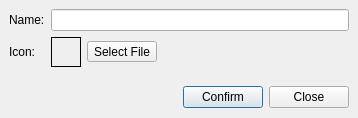
<?xml version="1.0" encoding="UTF-8"?>
<ui version="4.0">
 <class>AddEditIfTypeWindow</class>
 <widget class="QDialog" name="AddEditIfTypeWindow">
  <property name="windowModality">
   <enum>Qt::WindowModal</enum>
  </property>
  <property name="geometry">
   <rect>
    <x>0</x>
    <y>0</y>
    <width>358</width>
    <height>118</height>
   </rect>
  </property>
  <property name="windowTitle">
   <string>Dialog</string>
  </property>
  <property name="modal">
   <bool>true</bool>
  </property>
  <layout class="QVBoxLayout" name="verticalLayout">
   <property name="spacing">
    <number>0</number>
   </property>
   <property name="leftMargin">
    <number>0</number>
   </property>
   <property name="topMargin">
    <number>0</number>
   </property>
   <property name="rightMargin">
    <number>0</number>
   </property>
   <property name="bottomMargin">
    <number>0</number>
   </property>
   <item>
    <widget class="QWidget" name="form" native="true">
     <property name="styleSheet">
      <string notr="true"/>
     </property>
     <layout class="QGridLayout" name="gridLayout">
      <item row="0" column="1">
       <widget class="QLineEdit" name="editName"/>
      </item>
      <item row="0" column="0">
       <widget class="QLabel" name="label">
        <property name="text">
         <string>Name:</string>
        </property>
       </widget>
      </item>
      <item row="1" column="0">
       <widget class="QLabel" name="label_2">
        <property name="text">
         <string>Icon:</string>
        </property>
       </widget>
      </item>
      <item row="1" column="1">
       <widget class="QWidget" name="widget" native="true">
        <layout class="QHBoxLayout" name="horizontalLayout_2">
         <property name="leftMargin">
          <number>0</number>
         </property>
         <property name="topMargin">
          <number>0</number>
         </property>
         <property name="rightMargin">
          <number>0</number>
         </property>
         <property name="bottomMargin">
          <number>0</number>
         </property>
         <item>
          <widget class="QLabel" name="labelIcon">
           <property name="sizePolicy">
            <sizepolicy hsizetype="MinimumExpanding" vsizetype="Preferred">
             <horstretch>0</horstretch>
             <verstretch>0</verstretch>
            </sizepolicy>
           </property>
           <property name="minimumSize">
            <size>
             <width>30</width>
             <height>30</height>
            </size>
           </property>
           <property name="maximumSize">
            <size>
             <width>30</width>
             <height>30</height>
            </size>
           </property>
           <property name="frameShape">
            <enum>QFrame::Box</enum>
           </property>
           <property name="text">
            <string/>
           </property>
           <property name="alignment">
            <set>Qt::AlignCenter</set>
           </property>
          </widget>
         </item>
         <item>
          <widget class="QToolButton" name="toolButton">
           <property name="text">
            <string>Select File</string>
           </property>
           <property name="icon">
            <iconset resource="../../resources/resources.qrc">
             <normaloff>:/icons/document-open.png</normaloff>:/icons/document-open.png</iconset>
           </property>
           <property name="toolButtonStyle">
            <enum>Qt::ToolButtonTextBesideIcon</enum>
           </property>
          </widget>
         </item>
         <item>
          <spacer name="horizontalSpacer_2">
           <property name="orientation">
            <enum>Qt::Horizontal</enum>
           </property>
           <property name="sizeHint" stdset="0">
            <size>
             <width>40</width>
             <height>20</height>
            </size>
           </property>
          </spacer>
         </item>
        </layout>
       </widget>
      </item>
     </layout>
    </widget>
   </item>
   <item>
    <widget class="QWidget" name="widget_2" native="true">
     <layout class="QHBoxLayout" name="horizontalLayout">
      <item>
       <spacer name="horizontalSpacer">
        <property name="orientation">
         <enum>Qt::Horizontal</enum>
        </property>
        <property name="sizeHint" stdset="0">
         <size>
          <width>175</width>
          <height>20</height>
         </size>
        </property>
       </spacer>
      </item>
      <item>
       <widget class="QPushButton" name="buttonConfirm">
        <property name="text">
         <string>Confirm</string>
        </property>
       </widget>
      </item>
      <item>
       <widget class="QPushButton" name="buttonClose">
        <property name="text">
         <string>Close</string>
        </property>
       </widget>
      </item>
     </layout>
    </widget>
   </item>
  </layout>
 </widget>
 <resources>
  <include location="../../resources/resources.qrc"/>
 </resources>
 <connections/>
</ui>
